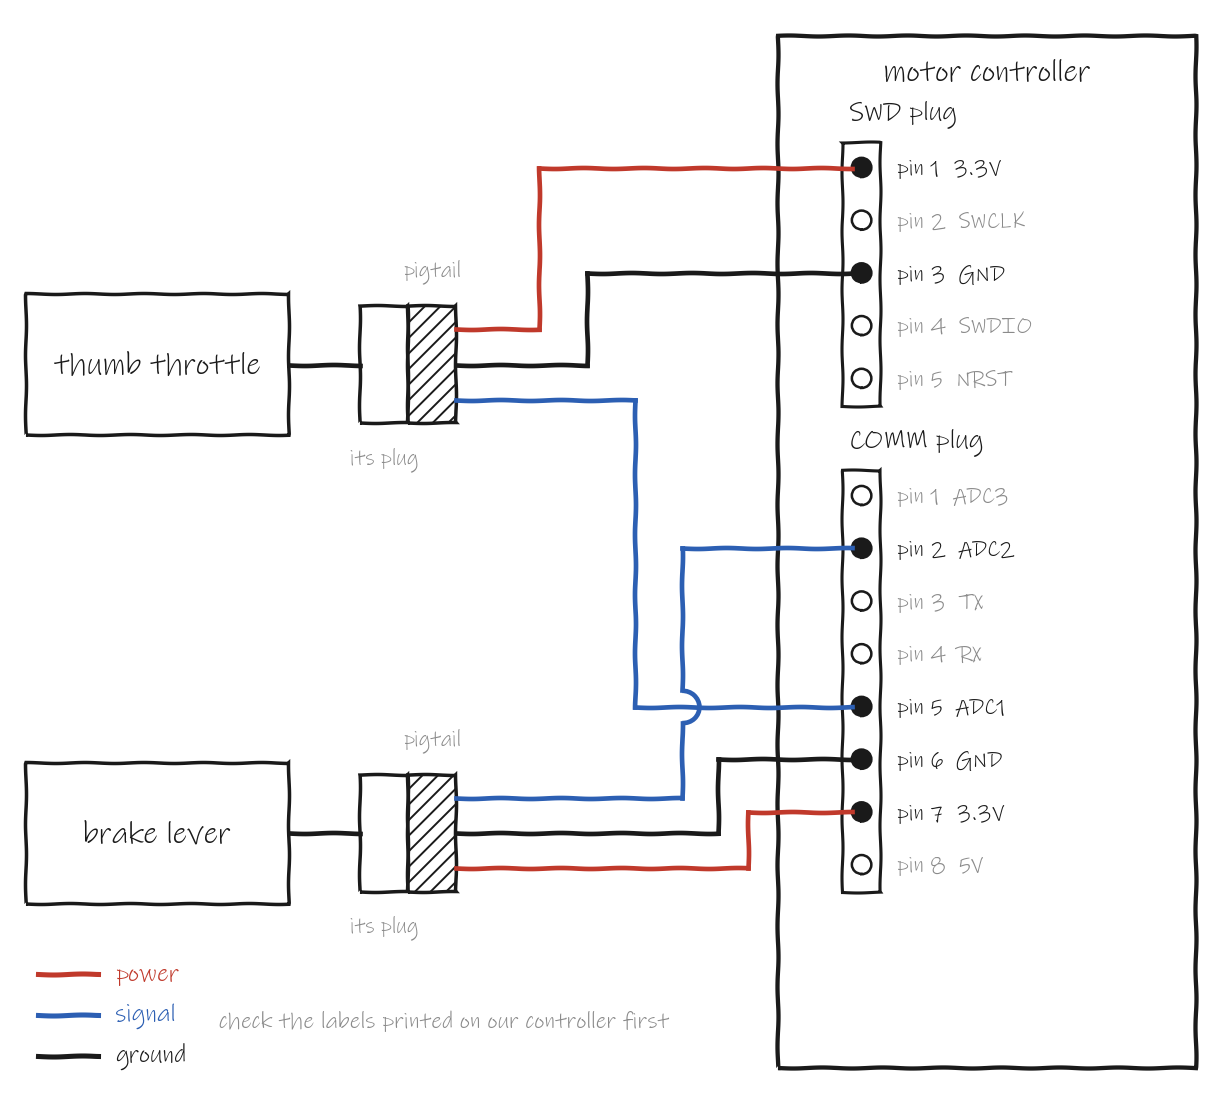

Source code (Python):
# Plain pen sketch: the brake lever and the thumb throttle wired to the motor controller together.
import sys
import matplotlib
matplotlib.use('Agg')
import matplotlib.pyplot as plt
from matplotlib.patches import Rectangle, Circle, Arc
plt.rcParams['font.family'] = 'Ink Free'
plt.rcParams['path.sketch'] = (0.5, 60, 1.2)
OUT = sys.argv[1]
INK, GRAY = '#1a1a1a', '#8a8a8a'
WIRE = {'power': '#c0392b', 'signal': '#2c5fb3', 'ground': INK}
PITCH = 4.5
COMM = ['ADC3', 'ADC2', 'TX', 'RX', 'ADC1', 'GND', '3.3V', '5V']
SWD = ['3.3V', 'SWCLK', 'GND', 'SWDIO', 'NRST']
SX = 71  # x of the socket pins

fig, ax = plt.subplots(figsize=(11, 10), facecolor='white')
ax.set_xlim(0, 100); ax.set_ylim(0, 92); ax.axis('off')


def t(x, y, s, fs=15, c=INK, ha='center'):
    ax.text(x, y, s, fontsize=fs, color=c, ha=ha, va='center')


def part(name, y0):
    ax.add_patch(Rectangle((1, y0 - 6), 22, 12, fill=False, ec=INK, lw=1.8))
    t(12, y0, name, fs=16)
    ax.plot([23, 29], [y0, y0], color=INK, lw=2.4)
    ax.add_patch(Rectangle((29, y0 - 5), 4, 10, fill=False, ec=INK, lw=1.8))
    ax.add_patch(Rectangle((33, y0 - 5), 4, 10, fill=False, ec=INK, lw=1.8, hatch='///'))
    t(31, y0 - 8, 'its plug', fs=11, c=GRAY)
    t(35, y0 + 8, 'pigtail', fs=11, c=GRAY)


def socket(ytop, title, pins, used):
    t(SX - 1, ytop + 3.5, title, fs=14, ha='left')
    ax.add_patch(Rectangle((SX - 1.6, ytop - len(pins) * PITCH + 1), 3.2, len(pins) * PITCH, fill=False, ec=INK, lw=1.6))
    pos = {}
    for i, name in enumerate(pins):
        y = ytop - 1.2 - i * PITCH
        ax.add_patch(Circle((SX, y), 0.8, fc=INK if name in used else 'white', ec=INK, lw=1.3))
        t(SX + 3, y, f'pin {i + 1}  {name}', fs=11.5, c=INK if name in used else GRAY, ha='left')
        pos[name] = y
    return pos


def wire(y_from, x_turn, y_to, kind, hop_at=None):
    c = WIRE[kind]
    ax.plot([37, x_turn], [y_from, y_from], color=c, lw=2.4)
    if hop_at is None:
        ax.plot([x_turn, x_turn], [y_from, y_to], color=c, lw=2.4)
    else:  # small hop where this wire jumps over another one
        lo, hi = sorted((y_from, y_to))
        ax.plot([x_turn, x_turn], [lo, hop_at - 1.4], color=c, lw=2.4)
        ax.plot([x_turn, x_turn], [hop_at + 1.4, hi], color=c, lw=2.4)
        ax.add_patch(Arc((x_turn, hop_at), 2.8, 2.8, theta1=-90, theta2=90, color=c, lw=2.4))
    ax.plot([x_turn, SX - 0.8], [y_to, y_to], color=c, lw=2.4)


ax.add_patch(Rectangle((64, 2), 35, 88, fill=False, ec=INK, lw=2.2))
t(81.5, 87, 'motor controller', fs=16)
swd = socket(80, 'SWD plug', SWD, {'3.3V', 'GND'})
comm = socket(52, 'COMM plug', COMM, {'ADC2', 'ADC1', 'GND', '3.3V'})

part('thumb throttle', 62)
wire(65, 44, swd['3.3V'], 'power')
wire(62, 48, swd['GND'], 'ground')
wire(59, 52, comm['ADC1'], 'signal')

part('brake lever', 22)
wire(25, 56, comm['ADC2'], 'signal', hop_at=comm['ADC1'])
wire(22, 59, comm['GND'], 'ground')
wire(19, 61.5, comm['3.3V'], 'power')

for i, kind in enumerate(['power', 'signal', 'ground']):
    y = 10 - i * 3.5
    ax.plot([2, 7], [y, y], color=WIRE[kind], lw=2.6)
    t(8.5, y, kind, fs=13, c=WIRE[kind], ha='left')
t(36, 6, 'check the labels printed on our controller first', fs=12, c=GRAY)
fig.savefig(OUT, dpi=140, bbox_inches='tight', facecolor='white')
